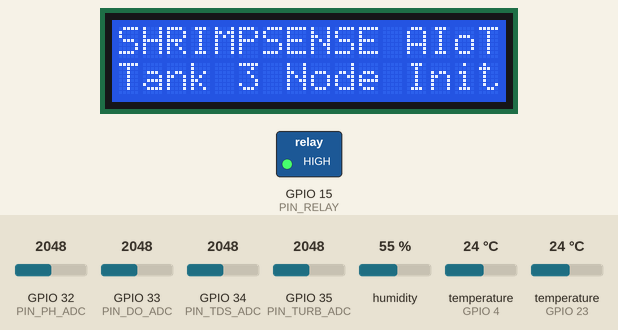
A sketch run on a simulated ESP32. Parts: 16×2 character LCD, switched loads named in the sketch (green lamp = pin HIGH). The inputs (shaded band) are chosen by the test bench; at power-on: GPIO 32 (PIN_PH_ADC) = 2048, GPIO 35 (PIN_TURB_ADC) = 2048, GPIO 33 (PIN_DO_ADC) = 2048, GPIO 34 (PIN_TDS_ADC) = 2048, humidity 55 %, temperature (sensors on GPIO 4, GPIO 23) 24 °C (analog values on the 0–4095 scale). WiFi joins after 1.5 s; servers stay silent unless stated; uploads are accepted with an empty reply; random numbers use the default seed unless the sketch sets one; no MQTT or app messages arrive unless stated; what the sketch prints to the serial monitor is not drawn.

Above: at 1.2 s.
5.4 s: GPIO 32 (PIN_PH_ADC) set to 10
At 7.3 s:
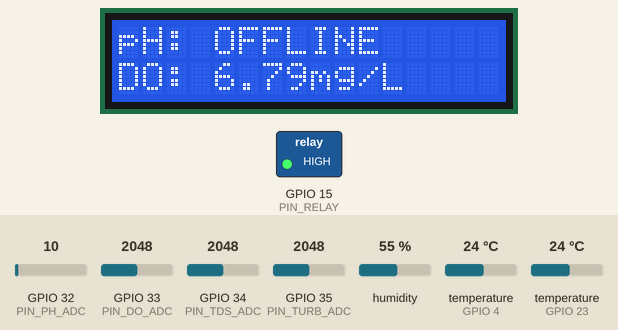
15.7 s: GPIO 35 (PIN_TURB_ADC) set to 10
At 20.3 s:
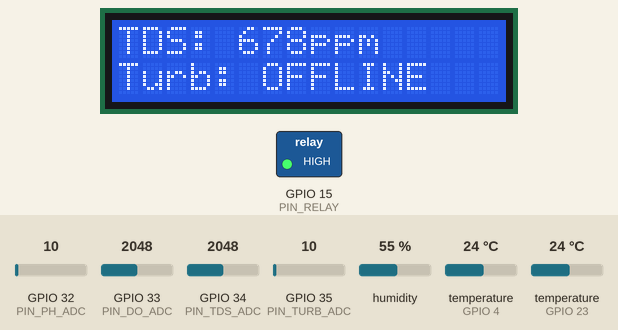
23.2 s: GPIO 33 (PIN_DO_ADC) set to 10
At 27.3 s:
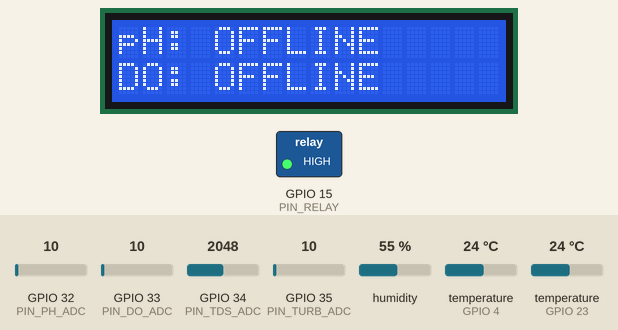
30.8 s: GPIO 34 (PIN_TDS_ADC) set to 10
At 40.2 s:
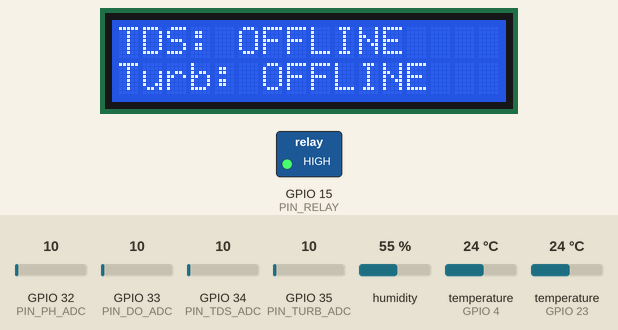
41.9 s: GPIO 32 (PIN_PH_ADC) set to 90
At 48.3 s:
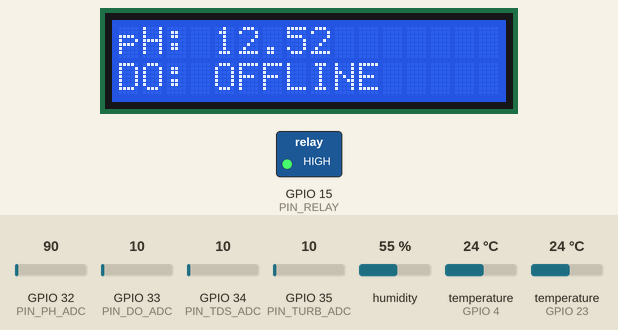
50.9 s: GPIO 33 (PIN_DO_ADC) set to 122
At 57.5 s:
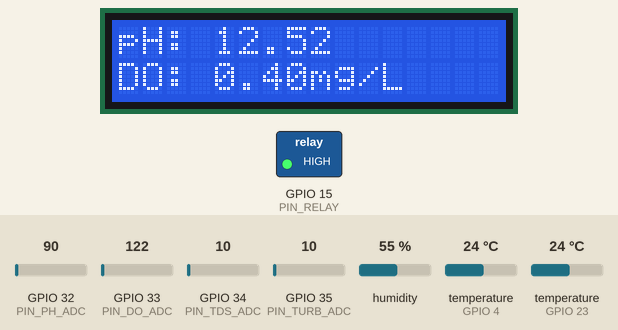
Timing chart, 0 to 59.0 s (numbered marks = the images above; inputs shaded):
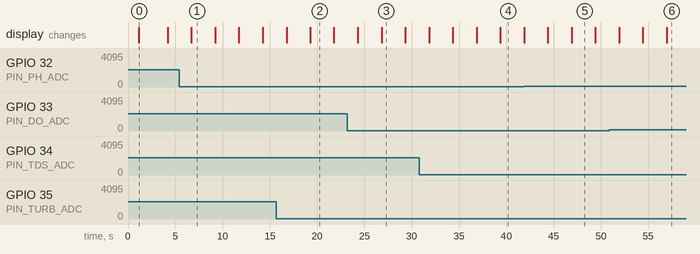

The sketch:

shrimpsense_esp32.ino
```cpp
/*
 * =========================================================================================
 * SHRIMPSENSE — PHYSICAL ESP32 AQUACULTURE CYBER-PHYSICAL FIRMWARE
 * =========================================================================================
 * Target Board: ESP32 Dev Module (ESP-WROOM-32)
 * Tank ID:      3 (ShrimpSense Prototype Tank)
 * Device ID:    ESP32-REAL-001
 * Backend Host: 10.178.56.41:8080
 *
 * PHYSICAL SENSOR HARDWARE PINOUT:
 * -----------------------------------------------------------------------------------------
 * 1. Analog pH Sensor:           GPIO 32 (ADC1 Channel 4)
 * 2. Analog DO (Dissolved O2):   GPIO 33 (ADC1 Channel 5)
 * 3. Analog TDS / EC Sensor:     GPIO 34 (ADC1 Channel 6)
 * 4. Analog Turbidity Sensor:    GPIO 35 (ADC1 Channel 7)
 * 5. DHT11 Temp & Humidity:      GPIO 4  (Digital Input)
 * 6. DS18B20 Water Temperature:  GPIO 23 (OneWire, with 4.7k pull-up resistor to 3.3V)
 * 7. Relay Module:               GPIO 15 (Active LOW relay output)
 * 8. I2C LiquidCrystal Display:  Address 0x27 (SDA -> GPIO 21, SCL -> GPIO 22)
 *
 * TELEMETRY TRANSPORT:
 * -----------------------------------------------------------------------------------------
 * 1. USB Serial @ 115200 baud: Outputs structured sensor data and JSON telemetry.
 * 2. Direct HTTP POST: Telemetry to http://10.178.56.41:8080/api/sensors/data
 * 3. MQTT over Wi-Fi (Optional): Publishes to topic "shrimpsense/tanks/3/sensors"
 * =========================================================================================
 */

#include <WiFi.h>
#include <PubSubClient.h>
#include <HTTPClient.h>
#include <Wire.h>
#include <LiquidCrystal_I2C.h>
#include <OneWire.h>
#include <DallasTemperature.h>
#include <DHT.h>
#include <ArduinoJson.h>

// -----------------------------------------------------------------------------------------
// NETWORK & BACKEND CONFIGURATION
// -----------------------------------------------------------------------------------------
// Configure your local Wi-Fi credentials here:
const char* WIFI_SSID         = "ShrimpSense_WiFi";    // Replace with your Wi-Fi SSID
const char* WIFI_PASS         = "shrimpsense123";      // Replace with your Wi-Fi Password

// Real Spring Boot Backend Ingestion Endpoint on PC host
const char* BACKEND_HTTP_URL  = "http://10.178.56.41:8080/api/sensors/data";

// MQTT Broker (Optional fallback)
const char* MQTT_BROKER       = "10.178.56.41";
const int   MQTT_PORT         = 1883;
const char* MQTT_USER         = "";
const char* MQTT_PASS         = "";
const char* MQTT_TOPIC_PUB    = "shrimpsense/tanks/3/sensors";
const char* MQTT_TOPIC_SUB    = "shrimpsense/tanks/3/actuators";

const char* DEVICE_ID         = "ESP32-REAL-001";
const int   TANK_ID           = 3;

// Telemetry interval in milliseconds (default: 5 seconds)
const unsigned long TELEMETRY_INTERVAL_MS = 5000;
unsigned long lastTelemetryTime = 0;

// LCD Rotation interval (2.5 seconds per screen)
const unsigned long LCD_INTERVAL_MS = 2500;
unsigned long lastLcdTime = 0;
int lcdPage = 0;

// Wi-Fi status tracking
bool wifiWasConnected = false;

// -----------------------------------------------------------------------------------------
// HARDWARE PIN DEFINITIONS (EXACT PHYSICAL WIRING)
// -----------------------------------------------------------------------------------------
#define PIN_PH_ADC          32    // Analog pH Sensor (ADC1 Channel 4)
#define PIN_DO_ADC          33    // Analog Dissolved Oxygen Sensor (ADC1 Channel 5)
#define PIN_TDS_ADC         34    // Analog TDS Sensor (ADC1 Channel 6)
#define PIN_TURB_ADC        35    // Analog Turbidity Sensor (ADC1 Channel 7)
#define PIN_DHT             4     // DHT11 Ambient Air Temp & Humidity
#define PIN_ONEWIRE_TEMP    23    // DS18B20 Waterproof Water Temperature (OneWire)
#define PIN_RELAY           15    // Relay Module (Active LOW)

#define DHTTYPE             DHT11 // DHT11 sensor

// -----------------------------------------------------------------------------------------
// GLOBAL OBJECTS & DRIVERS
// -----------------------------------------------------------------------------------------
WiFiClient espClient;
PubSubClient mqttClient(espClient);

LiquidCrystal_I2C lcd(0x27, 16, 2); // 16x2 LCD at I2C address 0x27
OneWire oneWire(PIN_ONEWIRE_TEMP);
DallasTemperature ds18b20(&oneWire);
DHT dht(PIN_DHT, DHTTYPE);

// Physical sensor readings cache (-999.0 denotes disconnected / uncalibrated / null)
float waterTemp = -999.0;
float airTemp   = -999.0;
float humidity  = -999.0;
float phValue   = -999.0;
float doValue   = -999.0;
float tdsValue  = -999.0;
float turbValue = -999.0;

// Raw ADC readings for diagnostic integrity
int phRawADC   = 0;
int doRawADC   = 0;
int tdsRawADC  = 0;
int turbRawADC = 0;

bool relayOn    = false;

// -----------------------------------------------------------------------------------------
// PHYSICAL SENSOR ACQUISITION (NO FAKE / RANDOM VALUES)
// -----------------------------------------------------------------------------------------

// 1. Read DS18B20 Waterproof Water Temperature
float readWaterTemperature() {
  ds18b20.requestTemperatures();
  float tempC = ds18b20.getTempCByIndex(0);

  // Physical validation: DEVICE_DISCONNECTED_C is -127.0
  // Aquaculture operational range: 5.0 °C to 50.0 °C
  if (tempC <= -50.0 || tempC >= 85.0 || tempC == DEVICE_DISCONNECTED_C) {
    return -999.0; // Disconnected / invalid
  }
  return round(tempC * 100.0) / 100.0;
}

// 2. Read DHT11 Ambient Temperature & Humidity
void readAmbientSensors() {
  float h = dht.readHumidity();
  float t = dht.readTemperature();

  if (isnan(h) || h < 0.0 || h > 100.0) {
    humidity = -999.0;
  } else {
    humidity = round(h * 10.0) / 10.0;
  }

  if (isnan(t) || t < -20.0 || t > 70.0) {
    airTemp = -999.0;
  } else {
    airTemp = round(t * 10.0) / 10.0;
  }
}

// 3. Read Analog pH Sensor (ADC1 GPIO 32)
float readPH() {
  int raw = 0;
  for (int i = 0; i < 10; i++) {
    raw += analogRead(PIN_PH_ADC);
    delay(5);
  }
  phRawADC = raw / 10;

  // Open-circuit / disconnected probe detection
  // If ADC is near rails (0 or 4095), probe is disconnected or unpowered
  if (phRawADC < 50 || phRawADC > 4050) {
    return -999.0;
  }

  float voltage = (phRawADC / 4095.0) * 3.3;
  // Standard pH analog probe transfer function:
  // Neutral buffer (pH 7.0) ≈ 1.65V
  float calculatedPH = 7.0 + ((1.65 - voltage) * 3.5);

  if (calculatedPH < 0.0 || calculatedPH > 14.0) {
    return -999.0;
  }
  return round(calculatedPH * 100.0) / 100.0;
}

// 4. Read Analog Dissolved Oxygen Sensor (ADC1 GPIO 33)
float readDissolvedOxygen(float currentWaterTemp) {
  int raw = 0;
  for (int i = 0; i < 10; i++) {
    raw += analogRead(PIN_DO_ADC);
    delay(5);
  }
  doRawADC = raw / 10;

  if (doRawADC < 50 || doRawADC > 4050) {
    return -999.0;
  }

  float voltage = (doRawADC / 4095.0) * 3.3;
  // Galvanic DO sensor transfer function with temperature compensation
  float calFactor = 4.2;
  float tempFactor = (currentWaterTemp > 0) ? (1.0 + (currentWaterTemp - 25.0) * 0.02) : 1.0;
  float calculatedDO = voltage * calFactor * tempFactor;

  if (calculatedDO < 0.0 || calculatedDO > 25.0) {
    return -999.0;
  }
  return round(calculatedDO * 100.0) / 100.0;
}

// 5. Read Analog TDS / EC Sensor (ADC1 GPIO 34)
float readTDS(float currentWaterTemp) {
  int raw = 0;
  for (int i = 0; i < 10; i++) {
    raw += analogRead(PIN_TDS_ADC);
    delay(5);
  }
  tdsRawADC = raw / 10;

  if (tdsRawADC < 50 || tdsRawADC > 4050) {
    return -999.0;
  }

  float voltage = (tdsRawADC / 4095.0) * 3.3;
  float compensationCoefficient = 1.0 + 0.02 * ((currentWaterTemp > 0 ? currentWaterTemp : 25.0) - 25.0);
  float compensationVoltage = voltage / compensationCoefficient;
  float calculatedTDS = (133.42 * pow(compensationVoltage, 3) - 255.86 * pow(compensationVoltage, 2) + 857.39 * compensationVoltage) * 0.5;

  if (calculatedTDS < 0.0 || calculatedTDS > 3000.0) {
    return -999.0;
  }
  return round(calculatedTDS * 10.0) / 10.0;
}

// 6. Read Analog Turbidity Sensor (ADC1 GPIO 35)
float readTurbidity() {
  int raw = 0;
  for (int i = 0; i < 10; i++) {
    raw += analogRead(PIN_TURB_ADC);
    delay(5);
  }
  turbRawADC = raw / 10;

  if (turbRawADC < 50 || turbRawADC > 4050) {
    return -999.0;
  }

  float voltage = (turbRawADC / 4095.0) * 3.3;
  float ntu = 0.0;
  if (voltage < 2.5) {
    ntu = 3000.0;
  } else {
    ntu = -1120.4 * pow(voltage, 2) + 5742.3 * voltage - 4352.9;
  }
  if (ntu < 0.0) ntu = 0.0;
  if (ntu > 3000.0) return -999.0;

  return round(ntu * 10.0) / 10.0;
}

// -----------------------------------------------------------------------------------------
// MQTT CALLBACK & RECONNECT (OPTIONAL)
// -----------------------------------------------------------------------------------------
void mqttCallback(char* topic, byte* payload, unsigned int length) {
  String message = "";
  for (unsigned int i = 0; i < length; i++) {
    message += (char)payload[i];
  }

  StaticJsonDocument<256> doc;
  DeserializationError err = deserializeJson(doc, message);
  if (!err) {
    if (doc.containsKey("relay") || doc.containsKey("aerator")) {
      const char* actState = doc.containsKey("relay") ? doc["relay"] : doc["aerator"];
      if (strcasecmp(actState, "ON") == 0 || strcmp(actState, "1") == 0) {
        relayOn = true;
        digitalWrite(PIN_RELAY, LOW); // Active LOW
      } else {
        relayOn = false;
        digitalWrite(PIN_RELAY, HIGH);
      }
    }
  }
}

void reconnectMQTT() {
  if (WiFi.status() != WL_CONNECTED) return;
  if (mqttClient.connected()) return;

  String clientId = String(DEVICE_ID) + "-" + String(random(0xffff), HEX);
  bool connected = false;
  if (strlen(MQTT_USER) > 0) {
    connected = mqttClient.connect(clientId.c_str(), MQTT_USER, MQTT_PASS);
  } else {
    connected = mqttClient.connect(clientId.c_str());
  }

  if (connected) {
    mqttClient.subscribe(MQTT_TOPIC_SUB);
  }
}

// -----------------------------------------------------------------------------------------
// TELEMETRY TRANSMISSION (USB SERIAL + DIRECT HTTP POST)
// -----------------------------------------------------------------------------------------
void transmitTelemetry() {
  StaticJsonDocument<512> doc;

  doc["device_id"] = DEVICE_ID;
  doc["tank_id"]   = TANK_ID;

  // Temperature (Water)
  if (waterTemp != -999.0) {
    doc["temperature"] = waterTemp;
  } else {
    doc["temperature"] = nullptr;
  }

  // Humidity
  if (humidity != -999.0) {
    doc["humidity"] = humidity;
  } else {
    doc["humidity"] = nullptr;
  }

  // pH
  if (phValue != -999.0) {
    doc["ph"] = phValue;
    doc["ph_sensor_status"] = "ACTIVE";
  } else {
    doc["ph"] = nullptr;
    doc["ph_sensor_status"] = (phRawADC < 50 || phRawADC > 4050) ? "DISCONNECTED" : "NOT_CALIBRATED";
  }
  doc["ph_raw_adc"] = phRawADC;
  doc["do_raw_adc"] = doRawADC;
  doc["tds_raw_adc"] = tdsRawADC;
  doc["turbidity_raw_adc"] = turbRawADC;

  // TDS
  if (tdsValue != -999.0) {
    doc["tds_ppm"] = tdsValue;
  } else {
    doc["tds_ppm"] = nullptr;
  }

  // Turbidity
  if (turbValue != -999.0) {
    doc["turbidity_ntu"] = turbValue;
  } else {
    doc["turbidity_ntu"] = nullptr;
  }

  // Dissolved Oxygen
  if (doValue != -999.0) {
    doc["dissolved_oxygen"] = doValue;
    doc["do_sensor_status"] = "ACTIVE";
  } else {
    doc["dissolved_oxygen"] = nullptr;
    doc["do_sensor_status"] = (doRawADC < 50 || doRawADC > 4050) ? "DISCONNECTED" : "NOT_CALIBRATED";
  }

  doc["device_status"] = "ONLINE";
  doc["relay_status"]  = relayOn ? "ON" : "OFF";

  String jsonString;
  serializeJson(doc, jsonString);

  // 1. Output Structured Sensor Data on USB Serial
  Serial.println("[SENSORS]");
  if (waterTemp != -999.0) {
    Serial.printf("Temperature: %.2f\n", waterTemp);
  } else {
    Serial.println("Temperature: null");
  }

  if (humidity != -999.0) {
    Serial.printf("Humidity: %.2f\n", humidity);
  } else {
    Serial.println("Humidity: null");
  }

  if (phValue != -999.0) {
    Serial.printf("pH: %.2f\n", phValue);
  } else {
    Serial.println("pH: null");
  }

  if (tdsValue != -999.0) {
    Serial.printf("TDS: %.2f\n", tdsValue);
  } else {
    Serial.println("TDS: null");
  }

  if (turbValue != -999.0) {
    Serial.printf("Turbidity: %.2f\n", turbValue);
  } else {
    Serial.println("Turbidity: null");
  }

  if (doValue != -999.0) {
    Serial.printf("DO: %.2f\n", doValue);
  } else {
    Serial.println("DO: null");
  }

  // 2. Output Raw JSON Telemetry
  Serial.println("[JSON]");
  Serial.println(jsonString);

  // 3. Direct HTTP POST Telemetry to Spring Boot Backend
  int httpResponseCode = -1;
  if (WiFi.status() == WL_CONNECTED) {
    HTTPClient http;
    http.begin(BACKEND_HTTP_URL);
    http.addHeader("Content-Type", "application/json");
    http.setTimeout(4000);
    httpResponseCode = http.POST(jsonString);
    http.end();
  }

  // 4. Output HTTP Transmission Status
  Serial.println("[HTTP]");
  if (httpResponseCode > 0) {
    Serial.printf("Status: %d\n", httpResponseCode);
  } else {
    Serial.printf("Status: %d (Offline / No WiFi)\n", httpResponseCode);
  }

  // 5. Optional MQTT Publish
  if (mqttClient.connected()) {
    mqttClient.publish(MQTT_TOPIC_PUB, jsonString.c_str());
  }
}

// -----------------------------------------------------------------------------------------
// LCD DISPLAY ROTATION
// -----------------------------------------------------------------------------------------
void updateLCDDisplay() {
  lcd.clear();
  switch (lcdPage) {
    case 0: // Water Temp & Humidity
      lcd.setCursor(0, 0);
      lcd.print("Water: ");
      if (waterTemp != -999.0) {
        lcd.print(waterTemp, 1);
        lcd.print((char)223);
        lcd.print("C");
      } else {
        lcd.print("OFFLINE");
      }

      lcd.setCursor(0, 1);
      lcd.print("Humid: ");
      if (humidity != -999.0) {
        lcd.print(humidity, 1);
        lcd.print("%");
      } else {
        lcd.print("OFFLINE");
      }
      break;

    case 1: // pH & Dissolved Oxygen
      lcd.setCursor(0, 0);
      lcd.print("pH: ");
      if (phValue != -999.0) {
        lcd.print(phValue, 2);
      } else {
        lcd.print("OFFLINE");
      }

      lcd.setCursor(0, 1);
      lcd.print("DO: ");
      if (doValue != -999.0) {
        lcd.print(doValue, 2);
        lcd.print("mg/L");
      } else {
        lcd.print("OFFLINE");
      }
      break;

    case 2: // TDS & Turbidity
      lcd.setCursor(0, 0);
      lcd.print("TDS: ");
      if (tdsValue != -999.0) {
        lcd.print(tdsValue, 0);
        lcd.print("ppm");
      } else {
        lcd.print("OFFLINE");
      }

      lcd.setCursor(0, 1);
      lcd.print("Turb: ");
      if (turbValue != -999.0) {
        lcd.print(turbValue, 1);
        lcd.print("NTU");
      } else {
        lcd.print("OFFLINE");
      }
      break;

    case 3: // System Status & Tank Info
      lcd.setCursor(0, 0);
      lcd.print("Tank 3 Hub");
      lcd.setCursor(0, 1);
      if (WiFi.status() == WL_CONNECTED) {
        lcd.print("WiFi OK");
      } else {
        lcd.print("USB Serial Live");
      }
      break;
  }

  lcdPage = (lcdPage + 1) % 4;
}

// -----------------------------------------------------------------------------------------
// SETUP
// -----------------------------------------------------------------------------------------
void setup() {
  Serial.begin(115200);
  delay(1000);
  Serial.println("\n[SHRIMPSENSE] ESP32 Real Hardware Cyber-Physical Node Starting...");

  // Relay initialization (GPIO 15)
  pinMode(PIN_RELAY, OUTPUT);
  digitalWrite(PIN_RELAY, HIGH); // Default OFF (Active LOW relay)

  // ADC configuration (12-bit, 0-3.3V)
  analogReadResolution(12);
  analogSetAttenuation(ADC_11db);

  // Initialize OneWire / DallasTemperature and DHT11
  ds18b20.begin();
  dht.begin();

  // Initialize I2C LCD (Address 0x27, SDA 21, SCL 22)
  Wire.begin(21, 22);
  lcd.init();
  lcd.backlight();
  lcd.setCursor(0, 0);
  lcd.print("SHRIMPSENSE AIoT");
  lcd.setCursor(0, 1);
  lcd.print("Tank 3 Node Init");

  // Connect to Wi-Fi
  Serial.print("[WiFi] Connecting to: ");
  Serial.println(WIFI_SSID);
  WiFi.mode(WIFI_STA);
  WiFi.begin(WIFI_SSID, WIFI_PASS);

  // Non-blocking Wi-Fi connect attempt (max 10 seconds)
  int attempts = 0;
  while (WiFi.status() != WL_CONNECTED && attempts < 20) {
    delay(500);
    Serial.print(".");
    attempts++;
  }
  Serial.println();

  if (WiFi.status() == WL_CONNECTED) {
    wifiWasConnected = true;
    Serial.println("[WiFi] CONNECTED");
    Serial.print("[WiFi] IP: ");
    Serial.println(WiFi.localIP());

    mqttClient.setServer(MQTT_BROKER, MQTT_PORT);
    mqttClient.setCallback(mqttCallback);
    reconnectMQTT();
  } else {
    wifiWasConnected = false;
    Serial.println("[WiFi] DISCONNECTED (Running in USB Serial mode)");
  }

  delay(1500);
  lcd.clear();
}

// -----------------------------------------------------------------------------------------
// MAIN LOOP
// -----------------------------------------------------------------------------------------
void loop() {
  // Serial command handler for Aerator Control (AERATOR_ON / AERATOR_OFF)
  if (Serial.available() > 0) {
    String cmd = Serial.readStringUntil('\n');
    cmd.trim();
    if (cmd == "AERATOR_ON" || cmd == "RELAY:ON") {
      relayOn = true;
      digitalWrite(PIN_RELAY, LOW); // Active LOW relay energize
      Serial.println("[ACK] AERATOR_ON");
    } else if (cmd == "AERATOR_OFF" || cmd == "RELAY:OFF") {
      relayOn = false;
      digitalWrite(PIN_RELAY, HIGH); // Default OFF
      Serial.println("[ACK] AERATOR_OFF");
    }
  }

  // Wi-Fi Connection State Monitor
  if (WiFi.status() == WL_CONNECTED) {
    if (!wifiWasConnected) {
      wifiWasConnected = true;
      Serial.println("[WiFi] CONNECTED");
      Serial.print("[WiFi] IP: ");
      Serial.println(WiFi.localIP());
    }
    if (!mqttClient.connected()) {
      reconnectMQTT();
    }
    mqttClient.loop();
  } else {
    if (wifiWasConnected) {
      wifiWasConnected = false;
      Serial.println("[WiFi] DISCONNECTED");
    }
  }

  unsigned long currentMillis = millis();

  // Periodic Telemetry Acquisition & Transmission
  if (currentMillis - lastTelemetryTime >= TELEMETRY_INTERVAL_MS) {
    lastTelemetryTime = currentMillis;

    // 1. Read physical sensors
    waterTemp = readWaterTemperature();
    readAmbientSensors();
    phValue   = readPH();
    doValue   = readDissolvedOxygen(waterTemp > 0 ? waterTemp : 25.0);
    tdsValue  = readTDS(waterTemp > 0 ? waterTemp : 25.0);
    turbValue = readTurbidity();

    // 2. Transmit telemetry via USB Serial and Direct HTTP POST
    transmitTelemetry();
  }

  // Periodic LCD Display update
  if (currentMillis - lastLcdTime >= LCD_INTERVAL_MS) {
    lastLcdTime = currentMillis;
    updateLCDDisplay();
  }

  delay(20);
}
```

Measured:
- what the display in image 0 shows lasts 3.1 s, from 1.1 s to 4.2 s
- what the display in image 1 shows lasts 2.5 s, from 6.7 s to 9.2 s
